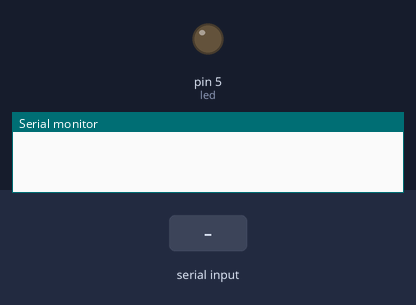
The sketch below on a simulated Arduino Uno, built with avr-gcc and run on an emulated ATmega328P. On the bench: output pins drawn as LEDs (lit = HIGH), the last lines printed to the serial monitor. Inputs (shaded band) come from the test bench.

Above: at 1.2 s.
1.3 s: "a" received over the second serial link
At 2.6 s:
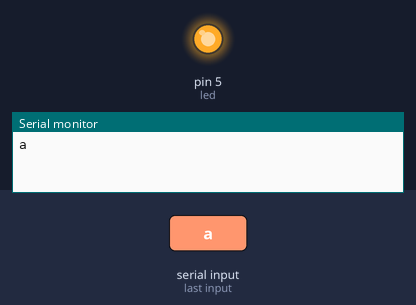
3.8 s: "1" received over the second serial link
At 5.6 s:
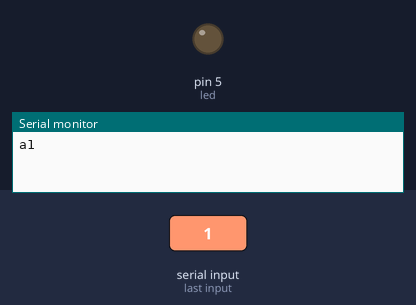
Timing chart, 0 to 7.1 s (numbered marks = the images above; inputs shaded):
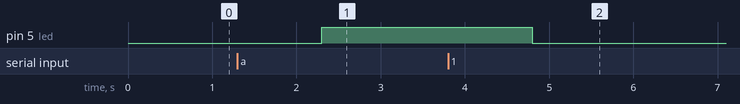

Measured:
- after the input at 1.3 s, pin 5 (led): LOW → HIGH after 1.0 s
- after the input at 3.8 s, pin 5 (led): HIGH → LOW after 1.0 s

The sketch:

SlaveDK.ino
```cpp
#include<SoftwareSerial.h>
  SoftwareSerial BTSerial(3,2);
 // int Button =4;
  int led=5;
    String text = "";
void setup() {
  Serial.begin(9600);
  BTSerial.begin(9600);
 // pinMode(Button,INPUT_PULLUP);
  pinMode(led,OUTPUT);
}

void loop() {
 //int button= digitalRead(Button);
  if(BTSerial.available()>0)
 {

       //Serial.write(BTSerial.read());
       text = BTSerial.readString();
       Serial.print(text);
       text.trim();
 }
 if(text=="a")
 {
  digitalWrite(led,HIGH);
 }
 else
 {
  digitalWrite(led,LOW);
 }
}
```
